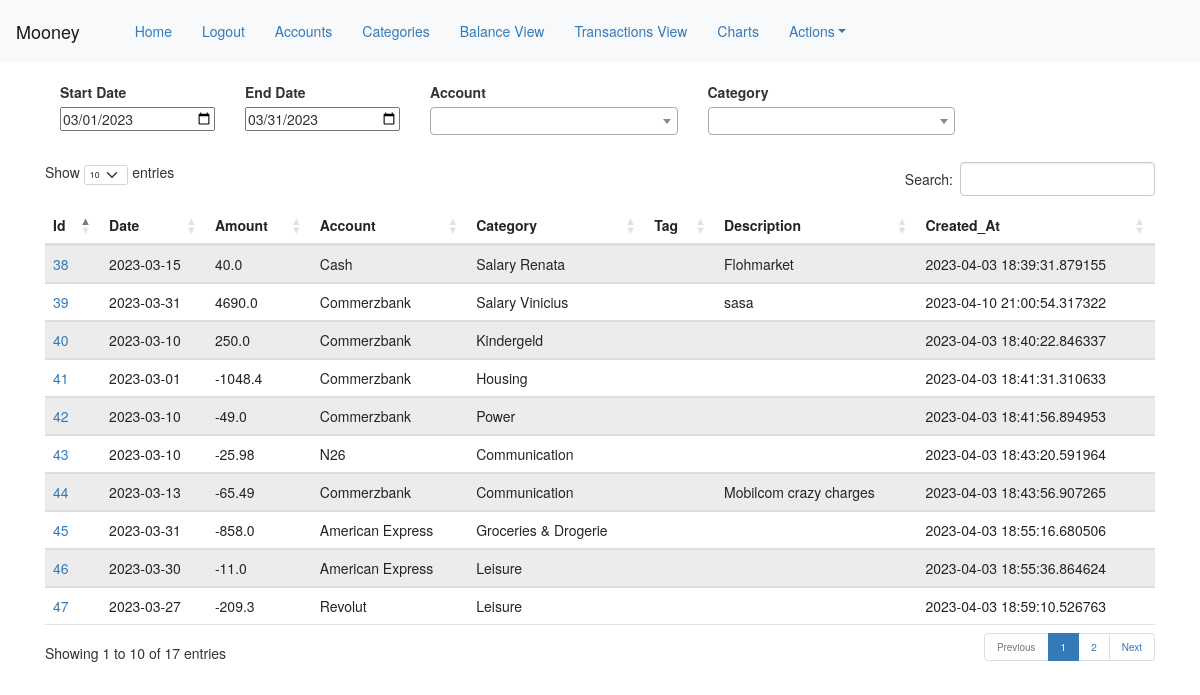
Page /transactions (signed in) on the committed database.
### app/models.py (models this page shows, shortened)
class Transaction(db.Model):
    id            = db.Column(db.Integer, primary_key=True)
    account  = db.Column(db.Integer, db.ForeignKey('account.id'))
    category  = db.Column(db.Integer, db.ForeignKey('category.id'))
    amount = db.Column(db.Float(64), default=0.00, index=True)
    currency = db.Column(db.String(16), db.ForeignKey('account.currency'), unique=False)
    date   = db.Column(db.Date, index=True, default=datetime.today())
    created_at    = db.Column(db.DateTime, index=True, default=datetime.utcnow)
    tag  = db.Column(db.String(32), unique=False)
    description   = db.Column(db.String(255), nullable=True)

class Account(db.Model):
    id            = db.Column(db.Integer, primary_key=True)
    name  = db.Column(db.String(64), unique=False)
    type  = db.Column(db.String(32), unique=False)
    currency = db.Column(db.String(16), unique=False)
    description   = db.Column(db.String(255), nullable=True)
    created_at    = db.Column(db.DateTime, index=True, default=datetime.utcnow)
    last_modified = db.Column(db.DateTime, index=True, default=datetime.utcnow)
    start_balance = db.Column(db.Float(64), default=0.00)
    balance_date   = db.Column(db.Date, index=True, default=datetime.today())
    user_id       = db.Column(db.Integer, db.ForeignKey('user.id'))
    balance_archive = db.Column(db.String(), nullable=True)

class Category(db.Model):
    id            = db.Column(db.Integer, primary_key=True)
    name  = db.Column(db.String(64), unique=False)
    type  = db.Column(db.String(32), unique=False)
    description   = db.Column(db.String(255), nullable=True)
    competence = db.Column(db.String(32), unique=False, default='Monthly')
    created_at    = db.Column(db.DateTime, index=True, default=datetime.utcnow)
    last_modified = db.Column(db.DateTime, index=True, default=datetime.utcnow)
    budget = db.Column(db.Float(64), default=0.00)
    user_id       = db.Column(db.Integer, db.ForeignKey('user.id'))
    icon          = db.Column(db.String(255), nullable=True, default='mooney/app/static/icons/icon.png')
    budget_archive = db.Column(db.String(), nullable=True)

### app/routes.py (the view)
@app.route('/transactions', methods=['GET', 'POST'])
@login_required
def transactions():
    form = DateAccountCategoryForm()
    categories = request.args.get('categories')
    start_date = request.args.get('start_date')
    end_date = request.args.get('end_date')
    form_id = {"account":"text", "category":"text", "amount":"float", "currency":"text", "date":"date", "created_at":"date", "tag":"text", "description":"text"}
    accounts = [id[0] for id in db.session.query(Account.id).filter_by(user_id=current_user.id).all()]
    if not categories:
        categories = [id[0] for id in db.session.query(Category.id).filter_by(user_id=current_user.id).all()]
    else:
        categories = [id[0] for id in db.session.query(Category.id).filter_by(user_id=current_user.id).filter_by(name=categories).all()]
    if not start_date:
        start_date = form.start_date.data
        end_date = form.end_date.data
    try:
        accounts = [form.account.data.id]
    except AttributeError:
        pass
    try:
        categories = [form.category.data.id]
    except AttributeError:
        pass
    transactions = db.session.query(Transaction.id, Transaction.date, Transaction.amount, Transaction.currency, Account.name.label('account'),
        Category.name.label('category'), Transaction.tag, Transaction.description, Transaction.created_at).join(Account, Account.id == Transaction.account).join(
        Category, Category.id == Transaction.category).filter(Transaction.account.in_(accounts)).filter(
    Transaction.date.between(start_date, end_date)).filter(Transaction.category.in_(categories)).order_by(Transaction.date.desc()).all()
    return render_template('transactions.html', title='Transactions', form=form, transactions=transactions, form_id=form_id)

### app/forms.py
class DateAccountCategoryForm(FlaskForm):
    start_date = DateField('Start Date', default=get_month_dates()[0])
    end_date = DateField('End Date', default=get_month_dates()[1])
    account = QuerySelectField(query_factory=account_choices, get_label='name', allow_blank=True, default='')
    category = QuerySelectField(query_factory=category_choices, get_label='name', allow_blank=True, default='')
    submit = SubmitField('Go')

### app/models.py (called while the page is built)
@login.user_loader
def load_user(id):
    return User.query.get(int(id))

def account_choices(type=False, user=current_user):
    if type:
        ac = Account.query.filter_by(user_id=current_user.id).filter_by(type=type)
    else:
        ac = Account.query.filter_by(user_id=current_user.id)
    return ac

def category_choices(type=False, user=current_user):
    cc = Category.query.filter_by(user_id=current_user.id)
    return cc

### app/templates/transactions.html (shortened to what this page needs)
{% extends "base.html" %}
{% import 'bootstrap/wtf.html' as wtf %}
{% block app_content %}
<link rel="stylesheet" href="https://cdnjs.cloudflare.com/ajax/libs/font-awesome/4.7.0/css/font-awesome.min.css">
<div>
    <form action="" method="post">
      <div class="col-md-2">
        {{ form.start_date.label }}
        {{ form.start_date(style="width: 100%", onchange="submit()") }}
      </div>
      <div class="col-md-2">
        {{ form.end_date.label }}
        {{ form.end_date(style="width: 100%", onchange="submit()") }}
      </div>
      <div class="col-md-3">
        {{ form.account.label }}<br>
        {{ form.account(class_="select2", style="width: 100%",onchange="submit()") }}<br>
      </div>
      <div class="col-md-3">
        {{ form.category.label }}<br>
        {{ form.category(class_="select2", style="width: 100%",onchange="submit()") }}<br>
      </div>
    </form>
    <br>
    <br>
  </div>
  <div>
    <br>
    <br>
    <table id="data" class="table table-striped">
        <thead>
          <tr>
              <th>Id</th>
              <th>Date</th>
              <th>Amount</th>
              <th>Account</th>
              <th>Category</th>
              <th>Tag</th>
              <th>Description</th>
              <th>Created_At</th>
          </tr>
        </thead>
        <tbody>
        {% for trx in transactions %}
          <tr>
            <td><a data-toggle="modal" data-target="#myModal{{trx.id}}" href="#myModal{{trx.id}}">{{ trx.id }}</a></td>
            <td>{{ trx.date }}</td>
            <td>{{ trx.amount }}</td>
            <td>{{ trx.account }}</td>
            <td>{{ trx.category }}</td>
            <td>{{ trx.tag }}</td>
            <td>{{ trx.description }}</td>
            <td>{{ trx.created_at }}</td>
          </tr>
        {% endfor %}
        </tbody>
    </table>
  </div>
{% endblock %}

### rows in the picture
Transaction: id "45", date "2023-03-31", amount "-858.0", account "American Express", category "Groceries & Drogerie", created_at "2023-04-03 18:55:16.680506"
Transaction: id "39", date "2023-03-31", amount "4690.0", account "Commerzbank", category "Salary Vinicius", description "sasa", created_at "2023-04-10 21:00:54.317322"
Transaction: id "46", date "2023-03-30", amount "-11.0", account "American Express", category "Leisure", created_at "2023-04-03 18:55:36.864624"
Transaction: id "47", date "2023-03-27", amount "-209.3", account "Revolut", category "Leisure", created_at "2023-04-03 18:59:10.526763"
Transaction: id "38", date "2023-03-15", amount "40.0", account "Cash", category "Salary Renata", description "Flohmarket", created_at "2023-04-03 18:39:31.879155"
Transaction: id "44", date "2023-03-13", amount "-65.49", account "Commerzbank", category "Communication", description "Mobilcom crazy charges", created_at "2023-04-03 18:43:56.907265"
Transaction: id "43", date "2023-03-10", amount "-25.98", account "N26", category "Communication", created_at "2023-04-03 18:43:20.591964"
Transaction: id "42", date "2023-03-10", amount "-49.0", account "Commerzbank", category "Power", created_at "2023-04-03 18:41:56.894953"
Transaction: id "40", date "2023-03-10", amount "250.0", account "Commerzbank", category "Kindergeld", created_at "2023-04-03 18:40:22.846337"
Transaction: id "41", date "2023-03-01", amount "-1048.4", account "Commerzbank", category "Housing", created_at "2023-04-03 18:41:31.310633"
